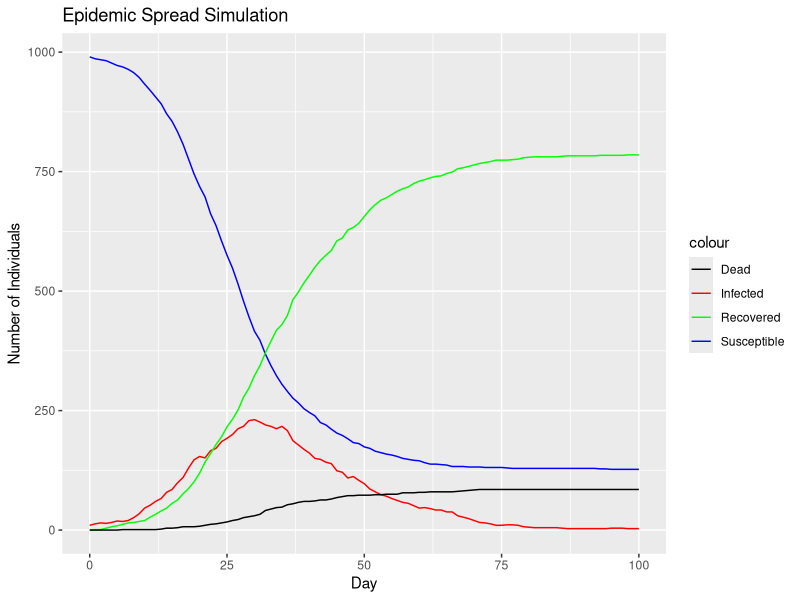
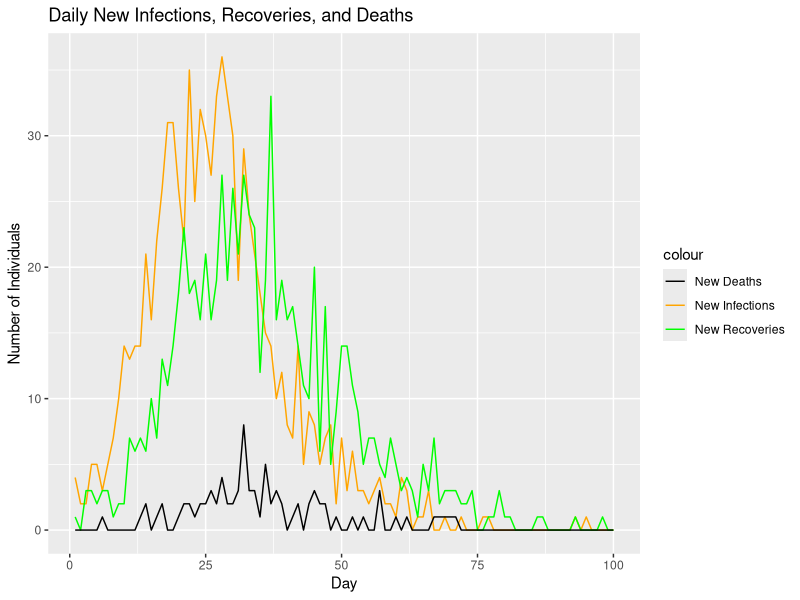
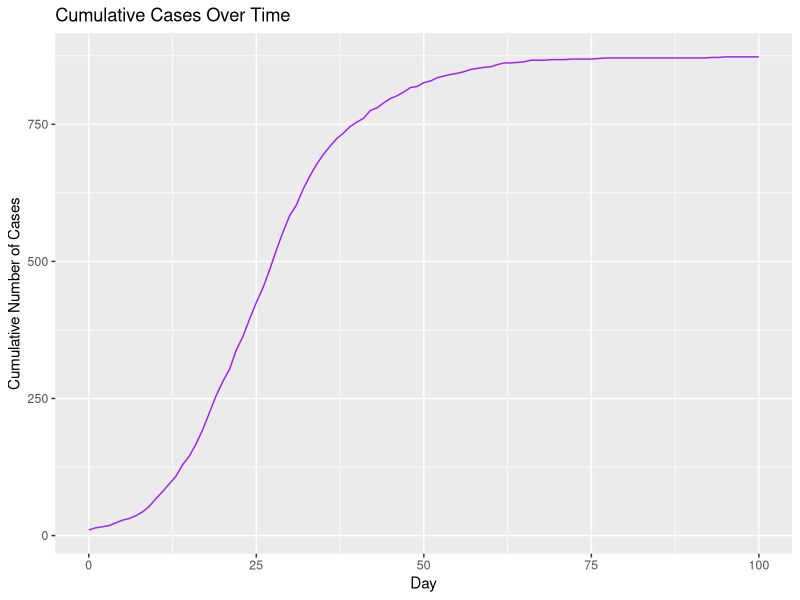
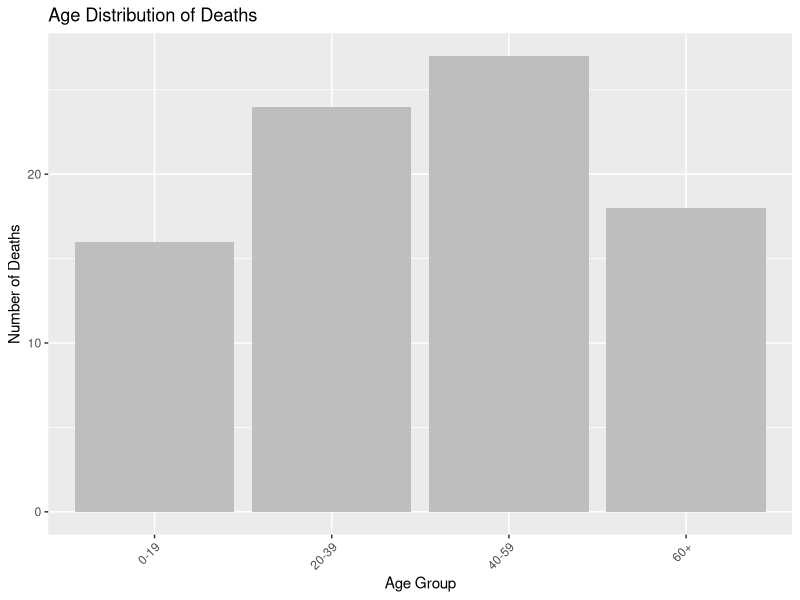
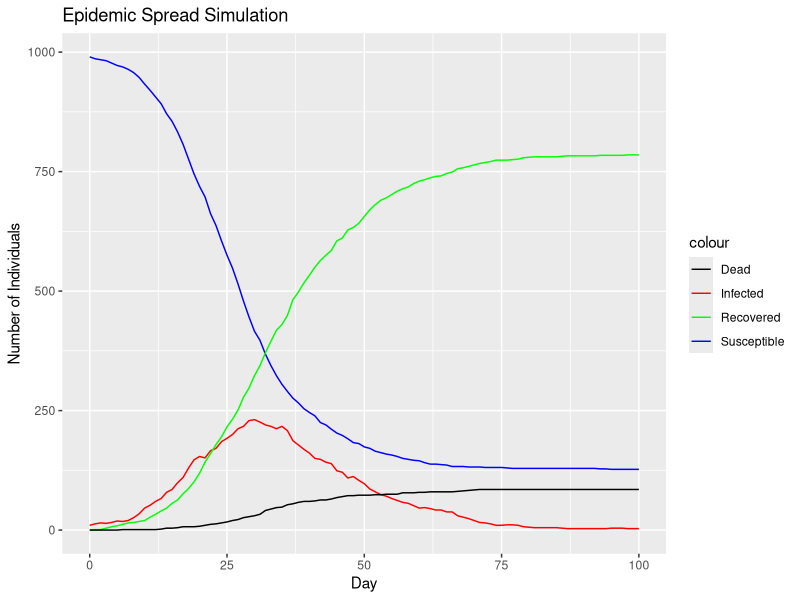
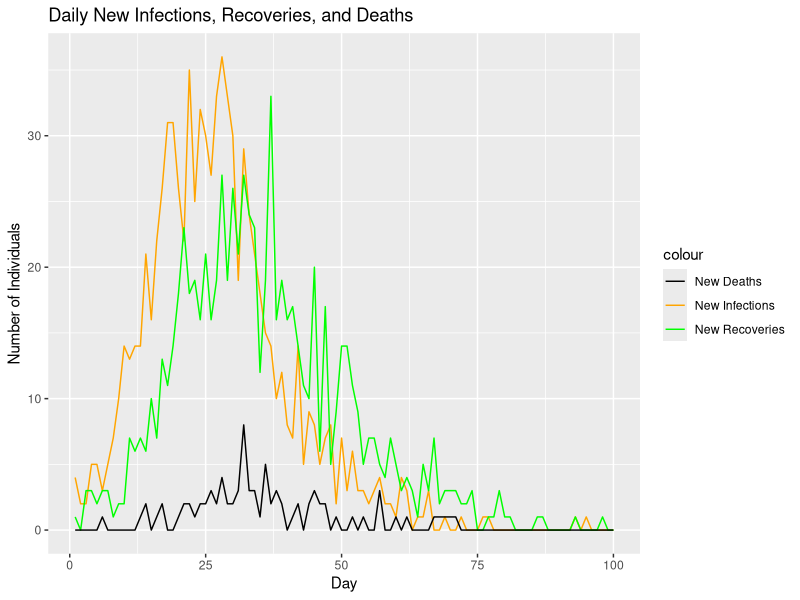
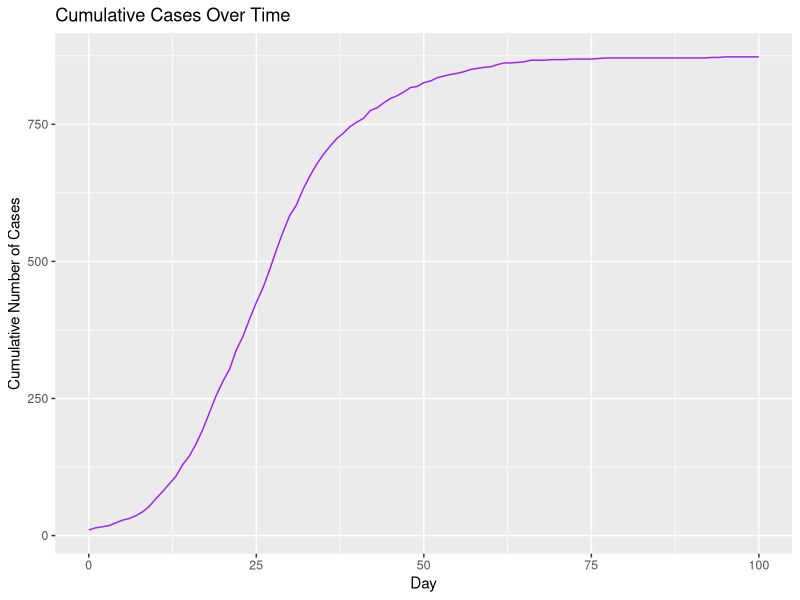
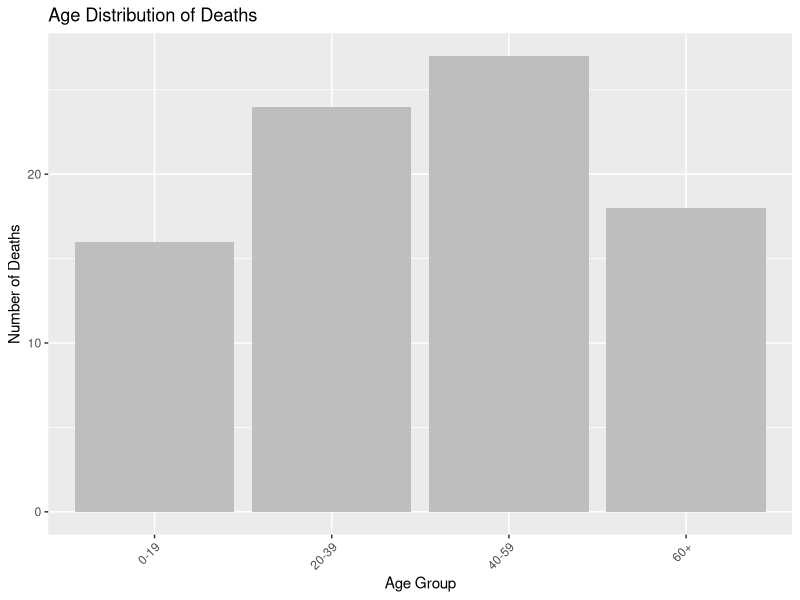

These figures' R source, in order:
library(ggplot2)

population_size <- 1000
initial_infected <- 10
infection_prob <- 0.05
recovery_rate <- 0.1
death_rate <- 0.01
num_days <- 100

# Age structure: 0-19, 20-39, 40-59, 60+
age_groups <- sample(c("0-19", "20-39", "40-59", "60+"), population_size, replace = TRUE, prob = c(0.2, 0.3, 0.3, 0.2))
contact_rate <- ifelse(age_groups == "0-19", 6, ifelse(age_groups == "20-39", 8, ifelse(age_groups == "40-59", 5, 3)))
susceptibility <- ifelse(age_groups == "60+", 1.5, 1)

status <- rep("susceptible", population_size)
status[sample(population_size, initial_infected)] <- "infected"

data <- data.frame(day = 0, susceptible = population_size - initial_infected, infected = initial_infected, recovered = 0, dead = 0)

set.seed(123)
for (day in 1:num_days) {
  new_infected <- 0
  new_recovered <- 0
  new_dead <- 0
  
  for (i in 1:population_size) {
    if (status[i] == "infected") {
      if (runif(1) < death_rate) {
        status[i] <- "dead"
        new_dead <- new_dead + 1
      } else if (runif(1) < recovery_rate) {
        status[i] <- "recovered"
        new_recovered <- new_recovered + 1
      } else {
        contacts <- sample(population_size, contact_rate[i], replace = TRUE)
        for (contact in contacts) {
          if (status[contact] == "susceptible" && runif(1) < infection_prob * susceptibility[contact]) {
            status[contact] <- "infected"
            new_infected <- new_infected + 1
          }
        }
      }
    }
  }
  
  susceptible_count <- sum(status == "susceptible")
  infected_count <- sum(status == "infected")
  recovered_count <- sum(status == "recovered")
  dead_count <- sum(status == "dead")
  
  data <- rbind(data, data.frame(day = day, susceptible = susceptible_count, infected = infected_count, recovered = recovered_count, dead = dead_count))
}

# 1. Overview of simulation

ggplot(data, aes(x = day)) +
  geom_line(aes(y = susceptible, colour = "Susceptible")) +
  geom_line(aes(y = infected, colour = "Infected")) +
  geom_line(aes(y = recovered, colour = "Recovered")) +
  geom_line(aes(y = dead, colour = "Dead")) +
  labs(title = "Epidemic Spread Simulation", x = "Day", y = "Number of Individuals") +
  scale_colour_manual(values = c("Susceptible" = "blue", "Infected" = "red", "Recovered" = "green", "Dead" = "black"))

ggsave("epidemic_simulation.png", width = 10, height = 6)

# 2. Daily New Infections, Recoveries, and Deaths

data$new_infected <- c(NA, diff(data$infected) + diff(data$recovered) + diff(data$dead))
data$new_recovered <- c(NA, diff(data$recovered))
data$new_dead <- c(NA, diff(data$dead))

daily_data <- data.frame(day = 1:num_days, 
                         new_infected = data$new_infected[-1], 
                         new_recovered = data$new_recovered[-1], 
                         new_dead = data$new_dead[-1])

ggplot(daily_data, aes(x = day)) +
  geom_line(aes(y = new_infected, colour = "New Infections")) +
  geom_line(aes(y = new_recovered, colour = "New Recoveries")) +
  geom_line(aes(y = new_dead, colour = "New Deaths")) +
  labs(title = "Daily New Infections, Recoveries, and Deaths", x = "Day", y = "Number of Individuals") +
  scale_colour_manual(values = c("New Infections" = "orange", "New Recoveries" = "green", "New Deaths" = "black"))

ggsave("epidemic_simulation_daily.png", width = 10, height = 6)


# 3. Cumulative Cases (Infected + Recovered + Dead) Over Time

data$cumulative_cases <- data$infected + data$recovered + data$dead

ggplot(data, aes(x = day, y = cumulative_cases)) +
  geom_line(colour = "purple") +
  labs(title = "Cumulative Cases Over Time", x = "Day", y = "Cumulative Number of Cases")

ggsave("epidemic_simulation_cumulative.png", width = 10, height = 6)

# 4. Age Distribution of Deaths

age_death_data <- data.frame(age_group = unique(age_groups), deaths = numeric(length(unique(age_groups))))

for (age_group in unique(age_groups)) {
  age_death_data[age_death_data$age_group == age_group, "deaths"] <- sum(status[age_groups == age_group] == "dead")
}

ggplot(age_death_data, aes(x = age_group, y = deaths)) +
  geom_bar(stat = "identity", fill = "gray") +
  labs(title = "Age Distribution of Deaths", x = "Age Group", y = "Number of Deaths") +
  theme(axis.text.x = element_text(angle = 45, hjust = 1))

ggsave("epidemic_simulation_age_dist_death.png", width = 10, height = 6)
